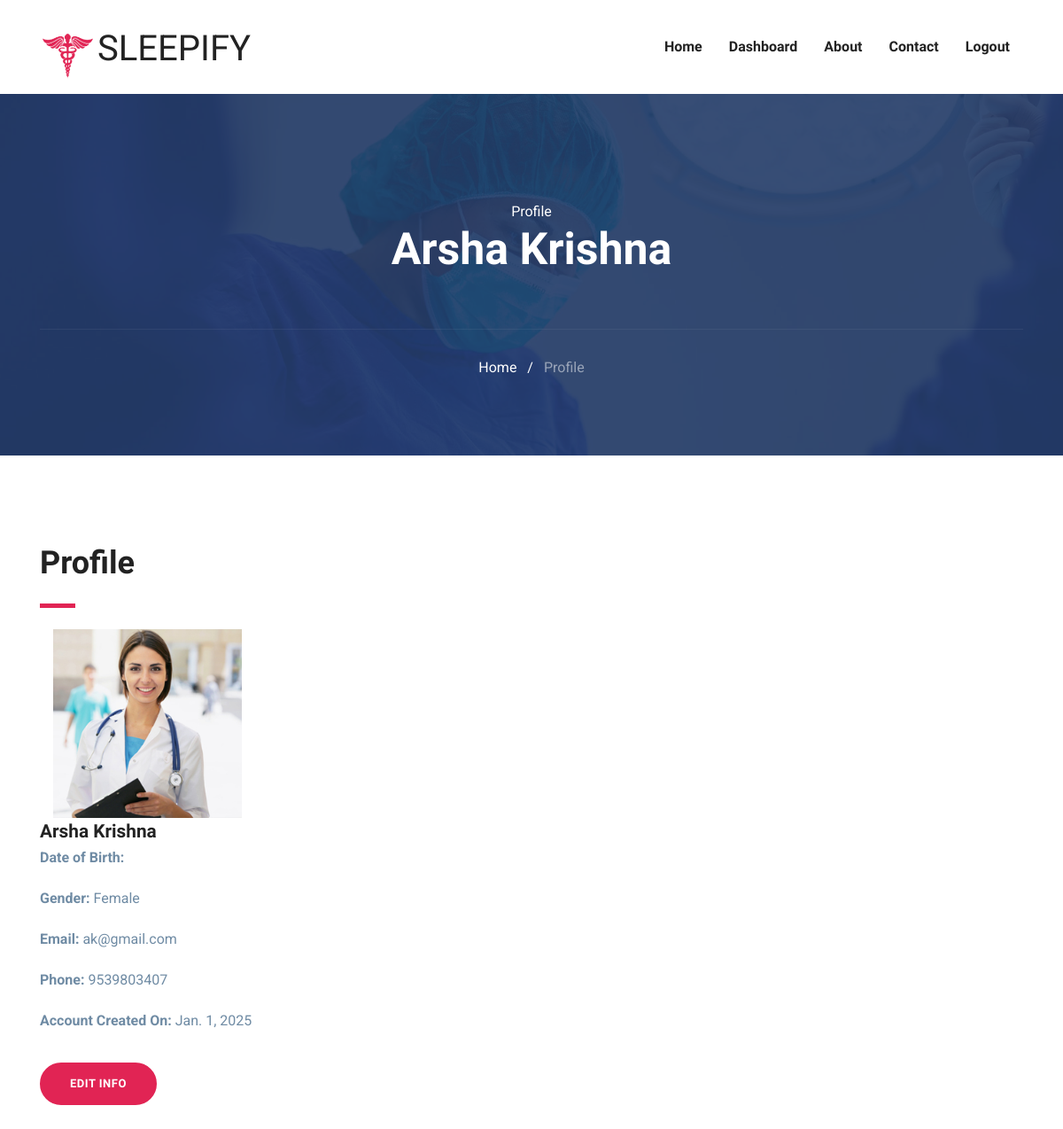
The app's page /doctor/doctorProfile/ (signed in) with its own data.
### users/models.py (models this page shows, shortened)
class Doctor(models.Model):
    fname = models.CharField(max_length=150)
    lname = models.CharField(max_length=150)
    email = models.EmailField( max_length=150,unique=True)
    phone = models.CharField(max_length=15,unique=True,null=True,blank=True)
    gender_choices = (("Male","Male"),("Female","Female"))
    gender = models.CharField(max_length=20,default=None,null=True,blank=True,choices=gender_choices)
    password = models.CharField(max_length=150)
    license = models.CharField(default=None,max_length=255)
    SPECIALIST_CHOICES = (
    ("Neurologist", "Neurologist"),
    ("Psychiatrist", "Psychiatrist"),
    ("Primary Care Physician", "Primary Care Physician"),
    ("Sleep Specialist", "Sleep Specialist"),
    )
    specialization = models.CharField(max_length=50, default=None, null=True, blank=True, choices=SPECIALIST_CHOICES)
    stts = models.BooleanField(default=False)
    created_on = models.DateField(auto_now_add=True)
    profile_picture = models.ImageField(upload_to='doctor_profiles/', default='default/default.jpg', blank=True,null=True)
    bio = models.TextField(null=True, blank=True)

### doctor/views.py (the view)
# urls.py: path('doctorProfile/',views.doctorProfile,name="doctorProfile"),
@doctor_login_required()
def doctorProfile(request):
    doctor = Doctor.objects.get(id=request.session['doctor_id'])
    return render(request, 'doctor/profile.html', {'doctor': doctor})

### templates/doctor/profile.html (shortened to what this page needs)
{% extends "../base.html" %}
{% load static %}
{% block body %}
{% include "doctor/nav.html" %}
<section class="page-title bg-1">
    <div class="container">
      <div class="row">
        <div class="col-md-12">
          <div class="block text-center">
            <span class="text-white">Profile</span>
            <h1 class="text-capitalize mb-5 text-lg">{{doctor.fname}} {{doctor.lname}}</h1>
            <ul class="list-inline breadcumb-nav">
                <li class="list-inline-item"><a href="{% url 'doctorHome' %}" class="text-white">Home</a></li>
                <li class="list-inline-item"><span class="text-white">/</span></li>
                <li class="list-inline-item"><a href="#" class="text-white-50">Profile</a></li>
              </ul>
          </div>
        </div>
      </div>
    </div>
  </section>
  <section class="section doctor-single">
    <div class="container">
        <div class="row">
            <div class="col-lg-8 col-md-6">
              <div class="doctor-details mt-4 mt-lg-0">
                  <h2 class="text-md">Profile</h2>
                  <div class="divider my-4"></div>
                  <div class="col-lg-4 col-md-6">
                    <div class="doctor-img-block">
                        <img src="{{ doctor.profile_picture.url }}" alt="{{ doctor.fname }} {{ doctor.lname }}" class="img-fluid w-100">
                    </div>
                </div>
                  <h4 class="mb-0">{{ doctor.fname }} {{ doctor.lname }}</h4>
                  <p><strong>Date of Birth:</strong> {{ doctor.dob }}</p>
                  <p><strong>Gender:</strong> {{ doctor.gender }}</p>
                  <p><strong>Email:</strong> {{ doctor.email }}</p>
                  <p><strong>Phone:</strong> {{ doctor.phone|default:"Not Provided" }}</p>
                  <p><strong>Account Created On:</strong> {{ doctor.created_on }}</p>
              </div>
              <a href="{% url 'doctorProfileEdit' %}" class="btn btn-main-2 btn-round-full mt-3">
                  Edit Info
              </a>
          </div>
        </div>
    </div>
</section>
{% endblock body %}

### static/css/style.css (style rules this page uses)
html { overflow-x: hidden; }
body { line-height: 1.6; font-family: "Roboto", sans-serif; -webkit-font-smoothing: antialiased; font-size: 16px; color: #6F8BA4; font-weight: 400; }
h1, .h1, h2, .h2, h3, .h3, h4, .h4, h5, .h5, h6, .h6 { font-family: "Exo", sans-serif; font-weight: 700; color: #222; }
h1, .h1 { font-size: 2.5rem; }
h2, .h2 { font-size: 44px; }
h4, .h4 { font-size: 1.3rem; line-height: 30px; }
p { line-height: 30px; }
.btn { display: inline-block; font-size: 14px; font-size: 0.8125rem; font-weight: 700; letter-spacing: .5px; padding: .75rem 2rem; font-family: "Exo", sans-serif; text-transform: uppercase; border-radius: 5px; border: 2px solid transparent; transition: all .35s ease; }
.btn-main-2 { background: #e12454; color: #fff; border-color: #e12454; }
.btn-round-full { border-radius: 50px; }
.section { padding: 100px 0; }
.text-md { font-size: 2.25rem; }
.text-lg { font-size: 3.75rem; }
a { color: #222; text-decoration: none; transition: all .35s ease; }
.page-title { padding: 120px 0px 70px 0px; position: relative; }
.page-title .block h1 { color: #fff; }
.page-title .breadcumb-nav { margin-top: 60px; padding-top: 30px; border-top: 1px solid rgba(255, 255, 255, 0.06); }
.text-lg { font-size: 50px; }
.bg-1 { background: url("../images/22.jpg") no-repeat 50% 50%; background-size: cover; position: relative; }
.divider { width: 40px; height: 5px; background: #e12454; }

### records on screen
Doctor: fname "Arsha", lname "Krishna", profile_picture (picture), gender "Female", email "ak@gmail.com", phone "9539803407", created_on "Jan. 1, 2025"
